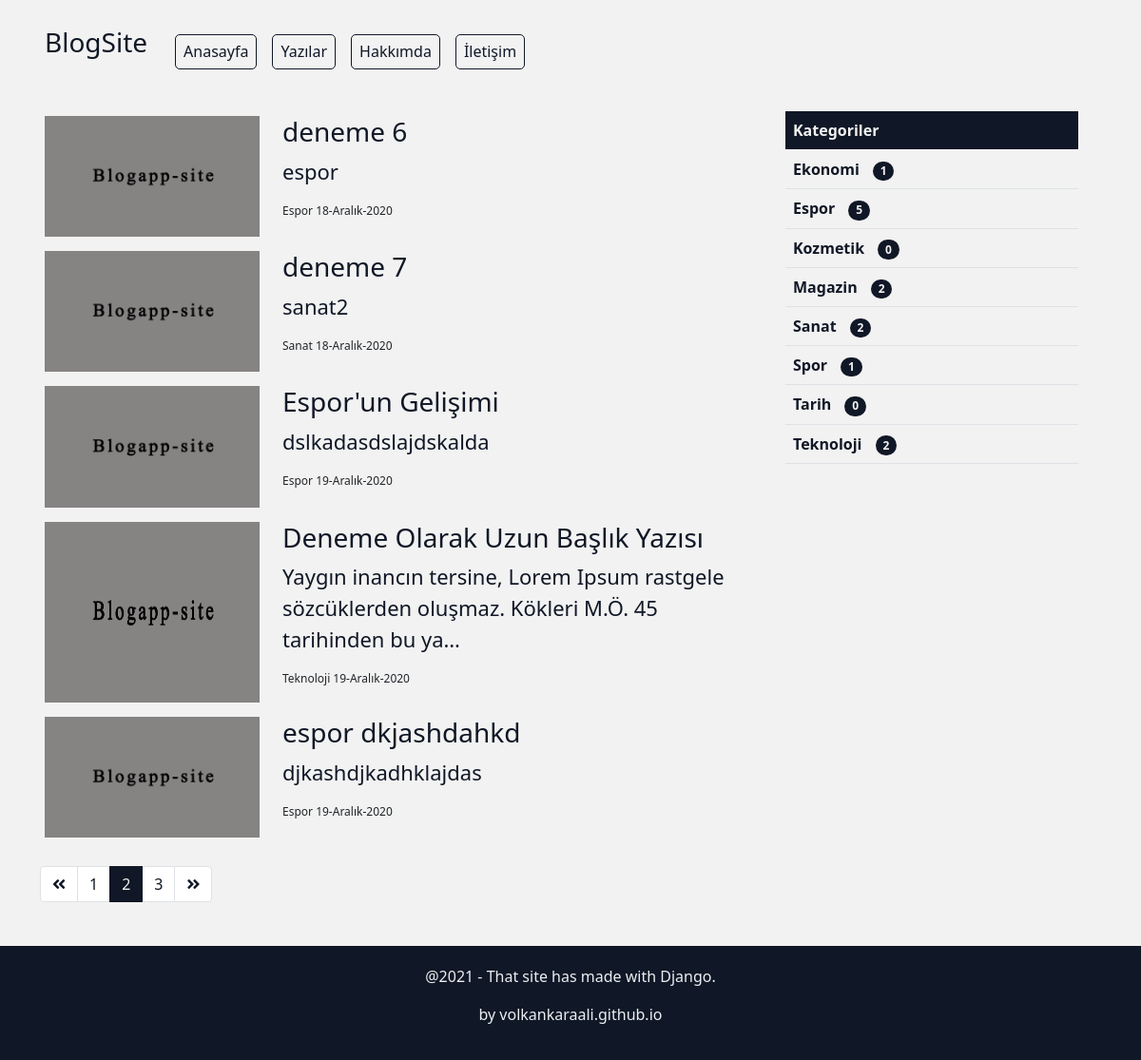
The app's page /posts/?page=2, older data.
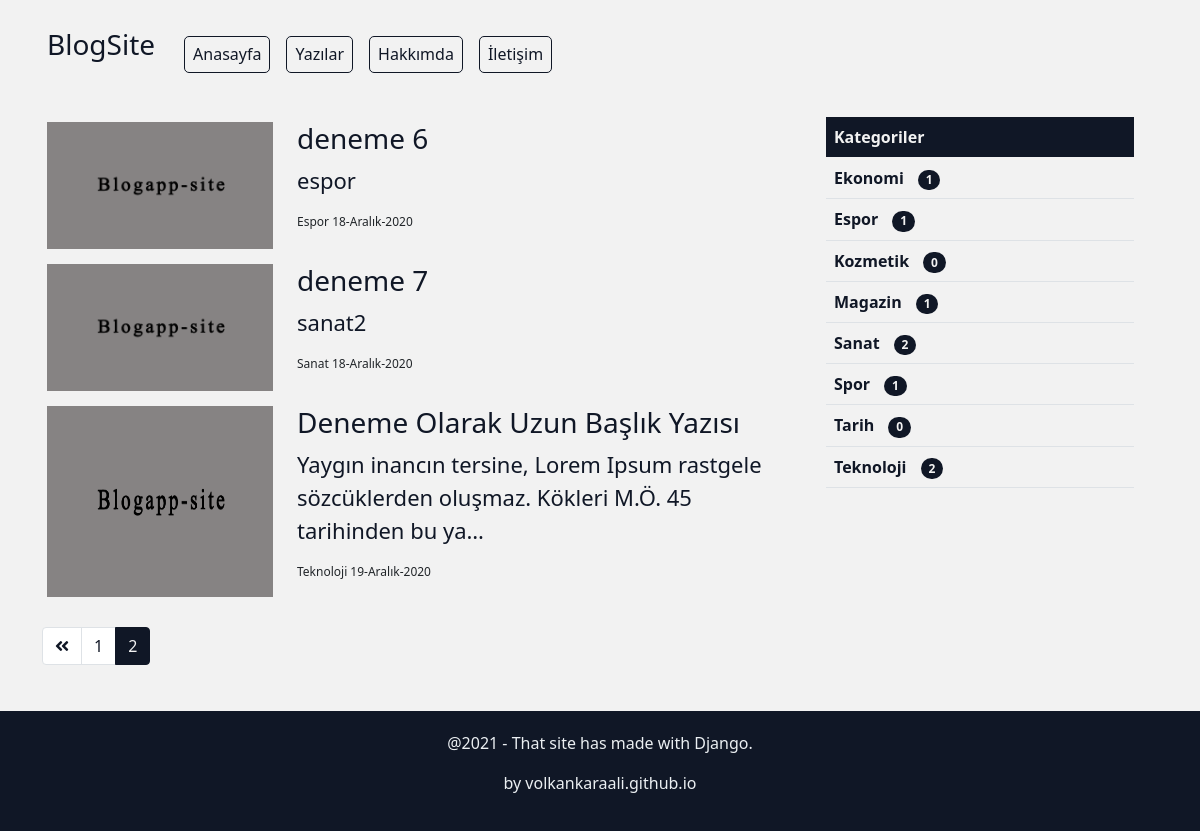
The same page, newer data.
### posts/models.py (models this page shows, shortened)
class Post(models.Model):
    title=models.CharField(max_length=100, verbose_name='Başlık')
    content=models.TextField()
    category=models.ForeignKey(Category,on_delete=models.CASCADE,verbose_name='Kategori',null=True)
    createDate=models.DateTimeField(auto_now_add=True)
    img=models.ImageField(null=True,blank=True)

class Category(models.Model):
    title=models.CharField(max_length=50,null=True)
    def __str__(self):
        return self.title

### posts/views.py (the view)
# urls.py: path('posts/',include('posts.urls')),
def posts(request):
    posts=Post.objects.all()
    category=Category.objects.order_by('title') #sort as alphabetic
    paginator=Paginator(posts,5)
    page=request.GET.get('page')
    posts=paginator.get_page(page)
    context={
        'posts':posts,
        'category':category,
    }
    return render(request,'posts/posts.html',context)

### templates/posts/posts.html
{% extends 'layout.html' %}
{% load static%}
{% block content %}
    <div class="container">
        <div class="row">
            <div id="pgPost_CardDiv" class="col-sm-8">
                {% for post in posts %}
                <div id="postDiv">
                    <div class="row">
                        <div id="postDiv_img" class="col-sm-4">
                            {%if post.img%}
                            <a href="{% url 'detail' post.title %}"><img id="pgPostImg"src="{{post.img.url}}" class="d-block "
                                alt="..." height=""></a>
                            {%else%}
                            <a href="{% url 'detail' post.title %}"><img id="pgPostImg"src="/images/blogapp-site.png" class="d-block"
                                alt="No Image" height=""></a>
                            {%endif%}
                        </div>
                        <div id="postDiv_content"class="col-sm-8">
                            <a id="aTitle" href="{% url 'detail' post.title %}"><h3>{{post.title}}</h3></a>
                            <a id="aContent" href="{% url 'detail' post.title %}"><p class="txtContent">{{post.content|truncatechars:100}}</p></a>
                            <p class="txtCatgDate">{{post.category}}  {{post.createDate| date:'j-F-Y'}}</p>
                        </div>
                    </div>
                </div>
                {% endfor %}
            </div>
            <div class="col-sm-4">
                <div id="pgPostCategory"class="container">
                    <table class="table">
                        <thead>
                            <tr>
                                <th id="tbCategoryHead">Kategoriler</th>
                            </tr>
                        </thead>
                        <tbody>
                            {% for p in category%}
                            <tr>
                                <td id="tbCategorysTitle">
                                    <a href="{% url 'category' p %}">{{p}}</a>
                                    <span class="badge rounded-pill">{{p.post_set.count}}</span>
                                </td>
                            </tr>
                            {%endfor%}
                        </tbody>
                    </table>
                </div>
            </div>
        </div>
        <div class="row">
            <div class="col-md-8">
                <nav aria-label="...">
                    <ul class="pagination">
                        {%if posts.has_previous%}
                        <li class="page-item ">
                            <a class="page-link" href="?page={{posts.previous_page_number}}" tabindex="-1"><i class="fas fa-angle-double-left"></i> </a>
                        </li>
                        {%endif%}
                        {%for num in posts.paginator.page_range %}
                        {%if posts.number is num%}
                        <li class="page-item active">
                            <a class="page-link" href="?page={{num}}">{{num}}</a>
                        </li>
                        {% elif num > posts.number|add:'-3' and num < posts.number|add:'3'%} <li class="page-item"><a class="page-link"
                                href="?page={{num}}">{{num}}</a></li>
                            {%endif%}
                            {%endfor%}
                            {%if posts.has_next %}
                            <li class="page-item">
                                <a class="page-link" href="?page={{posts.next_page_number}}"><i class="fas fa-angle-double-right"></i></a>
                            </li>
                            {%endif%}
                    </ul>
                </nav>
            </div>
        </div>
    </div>
{% endblock %}

### templates/layout.html (shortened to what this page needs)
{% load static %}
<!DOCTYPE html>
<html lang="en">
<head>
    <link rel="stylesheet" href="{% static 'css/bootstrap.min.css' %}">
    <link rel="stylesheet" href="{% static 'css/posts.css' %}">
    <link rel="stylesheet" href="{% static 'css/layout.css' %}">
    <link rel="stylesheet" href="{% static 'css/home.css' %}">
    <link rel="stylesheet" href="{% static 'css/about.css' %}">
    <link rel="stylesheet" href="{% static 'css/contact.css' %}">
    <link rel="stylesheet" href="{% static 'css/detail.css' %}">
    <link rel="stylesheet" href="{% static 'css/category.css' %}">
    <link rel="stylesheet" href="https://use.fontawesome.com/releases/v5.15.1/css/all.css">
</head>
<body>
    <nav class="navbar navbar-expand-sm txt-light">
        <div class="container">
            <a class="navbar-brand" href="/"><h3 id="brandText">BlogSite</h3></a>
            <div class="collapse navbar-collapse" id="menuBar">
                <ul class="navbar-nav">
                    <li class="nav-item">
                        <a  class="nav-link" href="/"><h6>Anasayfa</h6></a>
                    </li>
                    <li class="nav-item">
                        <a class="nav-link" href="{% url 'posts' %}"><h6>Yazılar</h6></a>
                    </li>
                    <li class="nav-item">
                        <a class="nav-link" href="{% url 'about' %}"><h6>Hakkımda</h6></a>
                    </li>
                    <li class="nav-item">
                        <a class="nav-link" href="{% url 'contact' %}"><h6>İletişim</h6></a>
                    </li>
                </ul>
            </div>
        </div>
    </nav>
    {% block content %}
    {% endblock %}
    <footer id="footer"class="">
        <div class="container">
            <p id="pFooter">@2021 - That site has made with Django.</p>
            <a id="aFooter"style="text-decoration: none;" href="https://volkankaraali.github.io" target="_blank"><p>by volkankaraali.github.io</p></a>
        </div>
    </footer>
</body>
</html>

### static/css/posts.css (style rules this page uses)
#pgPostCategory { margin-top: 20px; }
#pgPost_CardDiv { margin-top: 20px; }
#tbCategoryHead { background-color: #101726; color: #F2F2F2; }
#tbCategorysTitle > a { font-weight: bold; color: #101726; text-decoration: none; }
#tbCategorysTitle > span { margin-left: 10px; color: #F2F2F2; background-color:#101726 ; }
#postDiv { padding: 5px; margin-bottom: 5px; transition: 0.3s; }
.txtCatgDate { font-size: 12px; }
.txtContent { font-size: 22px; }
#aContent { font-size: 12px; text-decoration: none; color: #101726; }
#aTitle { text-decoration: none; color: #101726; }
#aTitle > h3 { color: #101726; }
.pagination>li.active>a { border-color: #101726 !important ; color: #F2F2F2 !important; background-color: #101726 !important; }
.page-link { color: #101726; }
#pgPostImg { width: 100%; height: 100%; }

### static/css/layout.css (style rules this page uses)
html,body { height: 100%; margin: 0; }
body { display: flex; flex-direction: column; background-color: #F2F2F2 }
#menuBar { text-align: center; }
h6 { padding: 8px; color: #101726; border:#101726; border-radius: 5px; border-width: 1px; border-style: solid; transition: 0.8s; }
li { padding-top: 5px; }
#brandText { padding:5px; color:#101726; transition: 1s; }
footer { background-color:#101726 ; margin-top: 30px; }
footer>div { padding:20px; }
#footer { position: static; width: 100%; }
#pFooter,#aFooter { text-align: center; color: #EBEFF2 ; }

### static/css/contact.css (style rules this page uses)
ul { margin-right: 25px; list-style-type: none; }
li { margin-top: 15px; }

Row changes from the older to the newer data that the page shows:
removed Post: title "Espor'un Gelişimi", content "dslkadasdslajdskalda", category "Espor", createDate "19-Aralık-2020"
removed Post: title "espor dkjashdahkd", content "djkashdjkadhklajdas", category "Espor", createDate "19-Aralık-2020"
computed for Category "Espor": post_set.count "5" → "1"
computed for Category "Magazin": post_set.count "2" → "1"
Text that changed along with them:
list line gone: "3"
